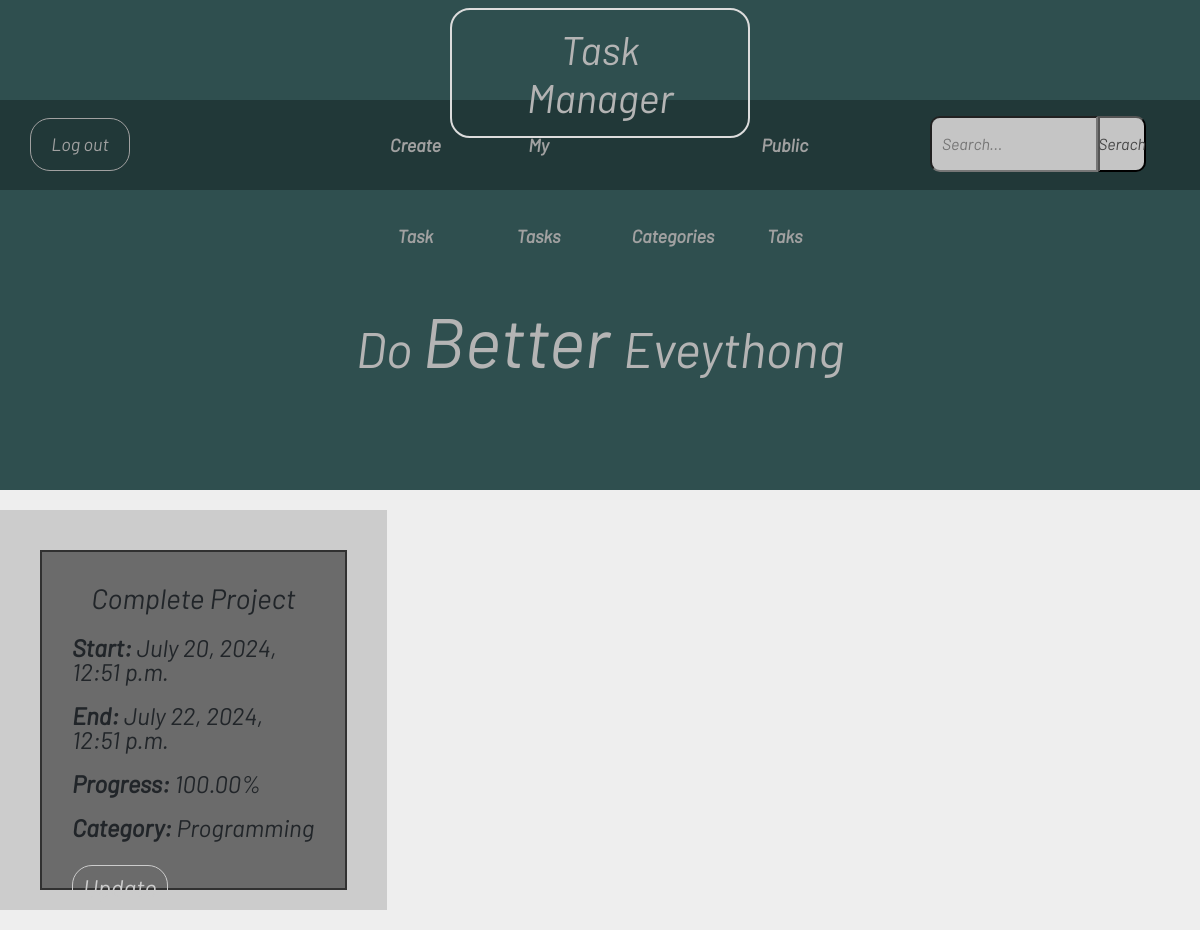
/tasks/show-tasks-by-category/1/ (signed in), run on the app's committed database.
### Tasks/models.py (models this page shows, shortened)
class Tasks(models.Model):
    name = models.CharField(max_length=50)
    start_date = models.DateTimeField()
    end_date = models.DateTimeField()
    progress = models.DecimalField(max_digits=5, decimal_places=2, validators=[validate_precentage])
    functor = models.ForeignKey(UserAccount, on_delete=models.CASCADE)
    category = models.ForeignKey('Category', on_delete=models.CASCADE)
    private = models.BooleanField(default=False)

class Category(models.Model):
    name = models.CharField(max_length=50)
    functor = models.ForeignKey(UserAccount, on_delete=models.CASCADE)
    def __str__(self) -> str:
        return self.name

### Tasks/views.py (the view)
# urls.py: path('show-tasks-by-category/<category_id>/', show_task_by_category_view, name='task-by-category'),
@login_required
def show_task_by_category_view(request, category_id):
    tasks = Tasks.objects.filter(category__id=category_id)
    context = {'tasks': tasks}
    return render(request, 'Tasks/show-all-tasks.html', context)

### Tasks/templates/Tasks/show-all-tasks.html (shortened to what this page needs)
{% extends 'base.html' %}
{% load static %}
{% block styles %}
    <link rel="stylesheet" href="{% static 'Tasks/css/swipper_style.css' %}">
    <link rel="stylesheet" href="https://unpkg.com/swiper/swiper-bundle.min.css" />
{% endblock %}
{% block content %}
    <div class="swiper">
        <div class="swiper-wrapper">
            {% for task in tasks %}
                <div class="swiper-slide">
                    <div class="inner-swiper">
                        <h3 id="title">{{ task.name }}</h3>
                        <p class="show-detail"> <span>Start: </span> {{ task.start_date }} </p>
                        <p class="show-detail"> <span>End: </span> {{ task.end_date }} </p>
                        <p class="show-detail"> <span>Progress: </span> {{ task.progress }}% </p>
                        <p class="show-detail"> <span>Category: </span> {{ task.category }} </p>
                        <ul class="update-delete">
                            <li>
                                <a href="{% url 'update-task' task.id %}">Update</a>
                            </li>
                        </ul>
                    </div>
                </div>
            {% endfor %}
        </div>
    </div>
{% endblock %}

### Tasks/static/Tasks/css/swipper_style.css (style rules this page uses)
.swiper { height: 400px; margin: 20px 0; }
.swiper-slide { background-color: #ccc; display: flex; justify-content: center; align-items: center; font-size: 24px; }
.inner-swiper { margin: 40px 40px 30px 40px; background-color: rgb(107, 107, 107); height: 85%; border: 2px solid rgb(49, 49, 49); padding: 30px; }
#title { text-align: center; }
.show-detail { margin-top: 20px; }
.show-detail > span { font-weight: bold; }
.update-delete { margin-top: 25px; }
.update-delete > li { display: inline-block; list-style: none; margin-right: 30px; border: 1px solid rgb(204, 204, 204); padding: 10px; border-radius: 20px; }
.update-delete > li > a { text-decoration: none; color: rgb(204, 204, 204); }

### static/css/base_style.css (style rules this page uses)
body { font-family: 'Barlow-Italic'; overflow:hidden; background-color: rgb(238, 238, 238); }

### data on the page
Tasks: name "Complete Project", start_date "July 20, 2024, 12:51 p.m.", end_date "July 22, 2024, 12:51 p.m.", progress "100.00", category "Programming"
